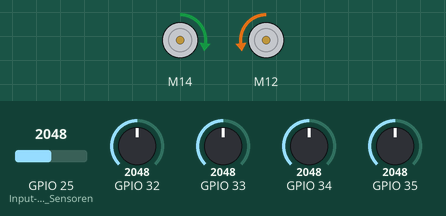
Simulated run of this sketch. Board: ESP32. On the bench: 2 × DC motor (green arrow = forward, orange = backward, longer = faster). The inputs (shaded band) are chosen by the test bench; at power-on: GPIO 25 (Input-Pins_der_Sensoren) = 2048, GPIO 32 = 2048, GPIO 33 = 2048, GPIO 34 = 2048, GPIO 35 = 2048.

Above: at 0.1 s.
At 10.1 s:
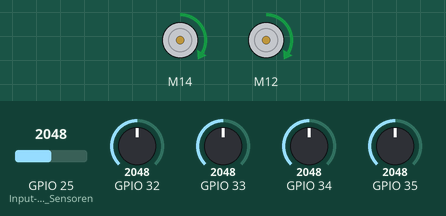
Timing chart, 0 to 11.6 s (numbered marks = the images above):
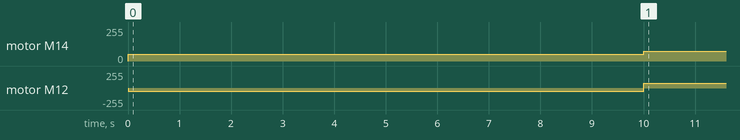

The sketch:

Linienfolger_0.6.ino
```cpp
#include <SparkFun_TB6612.h>

//Variablen Sensormapping

int customMap(int x, int in_min, int in_max, int out_min, int out_max) {
return (x - in_min) * (out_max - out_min) / (in_max - in_min) + out_min;
}


//globale Variablen
int sensorMin1 = 3600; //Wert, wenn Sensor1 "schwarz" erkennt
int sensorMax1 = 3800; //Wert, wenn Sensor1 "weiß" erkennt
int sensorMin2 = 3600; //Wert, wenn Sensor2 "schwarz" erkennt
int sensorMax2 = 3800; //Wert, wenn Sensor2 "weiß" erkennt
int sensorMin3 = 3600; //Wert, wenn Sensor3 "schwarz" erkennt
int sensorMax3 = 3800; //Wert, wenn Sensor3 "weiß" erkennt
int sensorMin4 = 3600; //Wert, wenn Sensor4 "schwarz" erkennt
int sensorMax4 = 3800; //Wert, wenn Sensor4 "weiß" erkennt
int sensorMin5 = 3600; //Wert, wenn Sensor5 "schwarz" erkennt
int sensorMax5 = 3800; //Wert, wenn Sensor5 "weiß" erkennt


//Kalibrierte Sensorwerte
int sensorCal1 = 0;
int sensorCal2 = 0;
int sensorCal3 = 0;
int sensorCal4 = 0;
int sensorCal5 = 0;


//Variablen PID

int P;
int I;
int D;
int error;
int preverror;
float Kp = 0.45;
float Ki = 0;
float Kd = 0.05;
float u;
float x;


//Motordrehzahlen
int nA, nB; //Last, errechnet
int ngA = 75; //Grundlast
int ngB = 75;
int nmaxApos = 115; //maximale Last
int nmaxBpos = 115;
int nmaxAneg = -115;
int nmaxBneg = -115;


//Motordriver-Pins
#define AIN1 14
#define BIN1 12
#define AIN2 2
#define BIN2 4
#define PWMA 27
#define PWMB 26
#define STBY 13

//Anpassung an Motorfunktionen
const int offsetA = 1;
const int offsetB = 1;
Motor motor1 = Motor(AIN1, AIN2, PWMA, offsetA, STBY);
Motor motor2 = Motor(BIN1, BIN2, PWMB, offsetB, STBY);

void setup()
{
  pinMode(25, INPUT);                   //Input-Pins der Sensoren
  pinMode(33, INPUT);
  pinMode(32, INPUT);
  pinMode(35, INPUT);
  pinMode(34, INPUT);
}


void loop()
{
while (millis() < 10000)
{
  //Aufruf Kalibrierung
  calibration();
}
while (millis() > 10000)
{
  //Aufruf PID
  pid();

}

}


//Funktion PID
void pid()
{

  //Linearisierung Sensorsignal
  sensorCal1 = customMap(analogRead(25), sensorMin1, sensorMax1, 300, 1200);
  sensorCal2 = customMap(analogRead(33), sensorMin2, sensorMax2, 300, 1200);
  sensorCal3 = customMap(analogRead(32), sensorMin3, sensorMax3, 300, 1200);
  sensorCal4 = customMap(analogRead(35), sensorMin4, sensorMax4, 300, 1200);
  sensorCal5 = customMap(analogRead(34), sensorMin5, sensorMax5, 300, 1200);

  //Position berechenen
  int sumCal = sensorCal1 + sensorCal2 + sensorCal3 + sensorCal4 + sensorCal5;
  x = (sensorCal1 * 0 + sensorCal2 * 1000 + sensorCal3 * 2000 + sensorCal4 * 3000 + sensorCal5 * 4000) / sumCal;
  float error = x-2000;

  //PID
  P = error;

  I = I + error;

  D = error - preverror;

  u = ((Kp * P) + (Ki * I) + (Kd * D));
  preverror = error;
  //Motordrehzahl berechnen


  nA = ngA - u;
  nB = ngB + u;

  //Motordrehzahl begrenzen
  nA = constrain(nA, nmaxAneg, nmaxApos);
  nB = constrain(nB, nmaxBneg, nmaxBpos);
  //Motoransteuerung
  motor1.drive(nA,1);
  motor2.drive(nB,1);


}


//Funktion Kalibrierung
void calibration()
{
  unsigned long calibrationStartTime = millis();
  while (millis() - calibrationStartTime < 10000) {
    motor1.drive(50);
    motor2.drive(-50);
    calibrateSensor(25, sensorMin1, sensorMax1);
    calibrateSensor(33, sensorMin2, sensorMax2);
    calibrateSensor(32, sensorMin3, sensorMax3);
    calibrateSensor(35, sensorMin4, sensorMax4);
    calibrateSensor(34, sensorMin5, sensorMax5);
  }
}

void calibrateSensor(int pin, int& sensorMin, int& sensorMax) {
  int sensorValue = analogRead(pin);
  if (sensorValue > sensorMax) {
    sensorMax = sensorValue;
  }
  if (sensorValue < sensorMin) {
    sensorMin = sensorValue;
  }
}
```

Measured:
- by itself, motor M14: stopped → forward 50/255 at 0.00 s, → forward 75/255 10.0 s later
- by itself, motor M12: stopped → backward 50/255 at 0.00 s, → forward 75/255 10.0 s later
